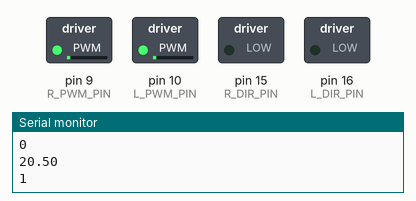
The sketch below on a simulated Arduino Uno, built with avr-gcc and run on an emulated ATmega328P. Parts: switched loads named in the sketch (green lamp = pin HIGH), the last lines printed to the serial monitor.

Above: at 1.3 s.
At 20.1 s:
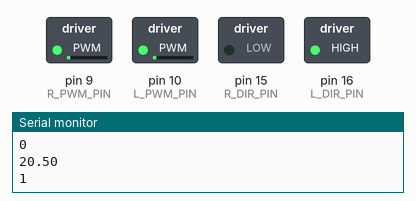
Timing chart, 0 to 27.3 s (numbered marks = the images above):
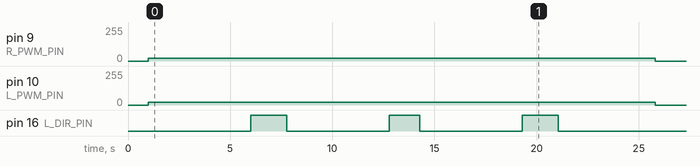

Measured:
- by itself, pin 9 (R_PWM_PIN): 0/255 → 20/255 at 1.0 s, → 0/255 24.8 s later
- by itself, pin 10 (L_PWM_PIN): repeats every 0.75 s: 20/255 0.50 s, 21/255 0.25 s, until it stays 0/255 from 25.8 s
- by itself, pin 16 (L_DIR_PIN): alternates HIGH for 1.8 s and LOW for 5.0 s, 6 changes in all, then stays LOW

The sketch:

Task2.ino
```cpp
//Motor movement
/*DC motor driver requires two inputs, a Digital DIR (0V, 5V) which tells the driver to rotate either anti-clockwise, or clockwise, respectively. The other signal it
 * needs is an Analogue PWM (0V-5V range) which drives power to the motor based on the duty ratio of the PWM wave. Duty Ratio not necessarily directly proportional
 * to the motor speed (check datasheet for this).
 *
 *DIR being LOW means forward movement, DIR being HIGH means backward movement.
 *
 *When a byte goes over 255 limit, goes back down to 0.
 *
 *Forward deadband: Duty ratio (1-7)/255.
 *Backward deadband: Duty ratio (1-9)/255.
 *Left and right wheel varies
  */

// Pin definitions, to make the
// code easier to read.
#define L_PWM_PIN 10
#define L_DIR_PIN 16
#define R_PWM_PIN  9
#define R_DIR_PIN 15

// Variables to remember our
// motor power for Left and Right.
// Byte stores 0 to 255
float l_power;
float r_power;

bool L_DIR_FWD;
bool R_DIR_FWD;

//This will be used to slowly increment speed
int counter_L=0;
int counter_R=0;
int L_P=0;
int R_P=0;

//This one used for increase L_power every 3rd loop. *All counters can be used in one.
int counter=0;

//This will be used to go forward, then backward
float StartTime;
float MidPoint;

void setLeftMotorPower(int power) {
  if (power<0) {
    l_power=-(power);
    L_DIR_FWD=HIGH;
  } else if (power>0)  {
    l_power=power;
    L_DIR_FWD=LOW;
  } else if (power>255) {
    l_power=255;
    L_DIR_FWD=LOW;
}}


void setRightMotorPower(int power) {
  if (power<0) {
    r_power=-(power);
    R_DIR_FWD=HIGH;
  } else if (power>0)  {
    r_power=power;
    R_DIR_FWD=LOW;
  } else if (power>255) {
    r_power=255;
    R_DIR_FWD=LOW;
  }
}

void turnDirection(char Dir) {
  if (Dir=="Left") {
    L_DIR_FWD=HIGH;
    R_DIR_FWD=LOW;
  } else if (Dir=="Right") {
    L_DIR_FWD=LOW;
    R_DIR_FWD=HIGH;
  }
}

// Setup, only runs once when powered on.
void setup() {

  // Set our motor driver pins as outputs.
  pinMode( L_PWM_PIN, OUTPUT );
  pinMode( L_DIR_PIN, OUTPUT );
  pinMode( R_PWM_PIN, OUTPUT );
  pinMode( R_DIR_PIN, OUTPUT );

  // Set initial l_power and r_power values.
  l_power = 0;
  r_power = 0;

  // Start up the Serial for debugging.
  Serial.begin(9600);
  delay(1000);
  // Print reset so we can catch any reset error.
  Serial.println(" ***Reset*** ");

  // Send power PWM to pins, to motor drivers.
  setLeftMotorPower(20);
  setRightMotorPower(20);

  StartTime=millis();
}


// put your main code here, to run repeatedly:
void loop() {
  MidPoint=millis();

//This is to accelerate slowly, output to motor drive L_P
  /*if (counter_L<l_power) {
    L_P=counter_L;
    counter_L+=1;
  } else if (counter_L>=l_power)  {
    L_P=l_power;
  }
  if (counter_R<r_power) {
    R_P=counter_R;
    counter_R+=1;
  } else if (counter_R>=r_power)  {
    R_P=r_power;
  }*/

//This is to account for the deviation
  if (counter%3==0){
    l_power+=1.0;
  } else {
    l_power-=0.5;       //why not -1/2?
  }

//This is to return to starting point
  /*if ((MidPoint-StartTime)<=10000){
    L_DIR_FWD=LOW;
    R_DIR_FWD=LOW;
  } else if ((MidPoint-StartTime)<=20000){
    L_DIR_FWD=HIGH;
    R_DIR_FWD=HIGH;
  } else {
    l_power=0;
    r_power=0;
  } */

//This is to turn, hard-coded rectangle

  if ((millis()-StartTime)<=5000){
    L_DIR_FWD=LOW;
    R_DIR_FWD=LOW;
  } else if ((millis()-StartTime)<=6600){
    L_DIR_FWD=HIGH;
    R_DIR_FWD=LOW;
  } else if ((millis()-StartTime)<=11600){
    L_DIR_FWD=LOW;
    R_DIR_FWD=LOW;
  } else if ((millis()-StartTime)<=13200){
    L_DIR_FWD=HIGH;
    R_DIR_FWD=LOW;
  } else if ((millis()-StartTime)<=18200){
    L_DIR_FWD=LOW;
    R_DIR_FWD=LOW;
  } else if ((millis()-StartTime)<=19800){
    L_DIR_FWD=HIGH;
    R_DIR_FWD=LOW;
  } else if ((millis()-StartTime)<=24800){
    L_DIR_FWD=LOW;
    R_DIR_FWD=LOW;
  } else {
    l_power=0;
    r_power=0;
  }

  digitalWrite( L_DIR_PIN, L_DIR_FWD);
  digitalWrite( R_DIR_PIN,  R_DIR_FWD);

  analogWrite( L_PWM_PIN, l_power);
  analogWrite( R_PWM_PIN, r_power );

  // Brief pause
  Serial.println(l_power);
  Serial.println(counter%3);

  counter+=1;
  delay(250);

}
```
